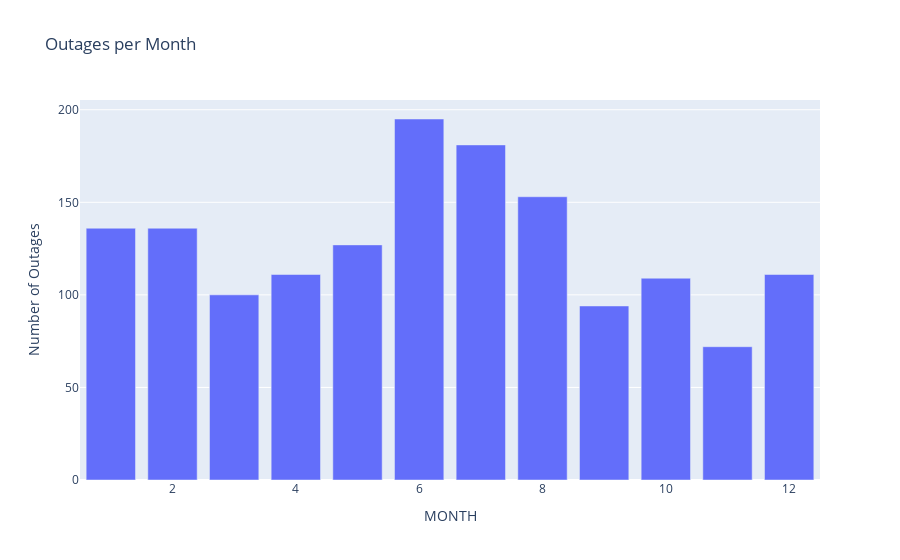

Notebook code for this chart:
### Markdown cell above
## Step 4: Hypothesis Testing

For my regular Hypothesis Test, I'll be testing if the number of outages are dependant on the month to see if there are any seasonal trends. Said more formally, my null and alternative Hypotheses are:

- $H_0$: The number of power outages that occur is independant of the month (i.e. there is a uniform distribution of outages over months)
- $H_a$: The number of power outages that occur is dependant on the month (i.e. there isn't a uniform distribution of outages over months)

First, let's plot number of outages per calendar month.

### Code cell
fig = px.bar(
    cleaned.groupby("MONTH").size(),
    labels={"value": "Number of Outages"},
    title="Outages per Month",
)
fig.update_traces(showlegend=False)

### Figure 1 — Plotly figure (JSON) as saved in the notebook; plotly's stock layout.template omitted (floating-point values rounded to 4 significant figures)
{"data": [{"alignmentgroup": "True", "hovertemplate": "variable=0<br>MONTH=%{x}<br>Number of Outages=%{y}<extra></extra>", "legendgroup": "0", "marker": {"color": "#636efa", "pattern": {"shape": ""}}, "name": "0", "offsetgroup": "0", "orientation": "v", "showlegend": false, "textposition": "auto", "type": "bar", "x": [1, 2, 3, 4, 5, 6, 7, 8, 9, 10, 11, 12], "xaxis": "x", "y": [136, 136, 100, 111, 127, 195, 181, 153, 94, 109, 72, 111], "yaxis": "y"}], "layout": {"barmode": "relative", "legend": {"title": {"text": "variable"}, "tracegroupgap": 0}, "title": {"text": "Outages per Month"}, "xaxis": {"anchor": "y", "domain": [0, 1], "title": {"text": "MONTH"}}, "yaxis": {"anchor": "x", "domain": [0, 1], "title": {"text": "Number of Outages"}}}}
